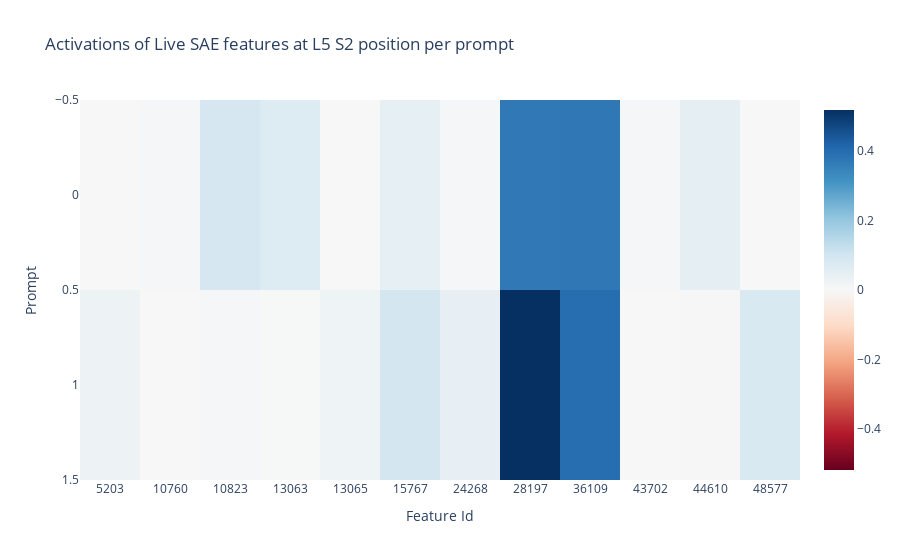

Here is the notebook cell this chart was saved with:
### Markdown cell above
## Position 12

### Code cell
from circuit_finder.plotting import imshow

clean_s2_acts = clean_acts[:, 12, :]

live_feature_mask = clean_s2_acts > 0
live_feature_union = live_feature_mask.any(dim=0)
selected_acts = clean_s2_acts[:, live_feature_union]

imshow(
    clean_s2_acts[:, live_feature_union],
    title=f"Activations of Live SAE features at L{layer} S2 position per prompt",
    xaxis="Feature Id",
    yaxis="Prompt",
    x=list(map(str, live_feature_union.nonzero().flatten().tolist())),
)

### Figure 1 — Plotly figure (JSON) as saved in the notebook; plotly's stock layout.template omitted (floating-point values rounded to 4 significant figures)
{"data": [{"coloraxis": "coloraxis", "hovertemplate": "Feature Id: %{x}<br>Prompt: %{y}<br>color: %{z}<extra></extra>", "name": "0", "type": "heatmap", "x": ["5203", "10760", "10823", "13063", "13065", "15767", "24268", "28197", "36109", "43702", "44610", "48577"], "xaxis": "x", "yaxis": "y", "z": [[0, 0.005235, 0.09099, 0.07119, 0, 0.04521, 0.005692, 0.3702, 0.3725, 0.004847, 0.05265, 0], [0.02657, 0.001083, 0.007029, 0.002541, 0.02349, 0.09447, 0.04476, 0.5184, 0.3972, 0, 0.003752, 0.08282]]}], "layout": {"coloraxis": {"cmid": 0, "colorscale": [[0, "rgb(103,0,31)"], [0.1, "rgb(178,24,43)"], [0.2, "rgb(214,96,77)"], [0.3, "rgb(244,165,130)"], [0.4, "rgb(253,219,199)"], [0.5, "rgb(247,247,247)"], [0.6, "rgb(209,229,240)"], [0.7, "rgb(146,197,222)"], [0.8, "rgb(67,147,195)"], [0.9, "rgb(33,102,172)"], [1, "rgb(5,48,97)"]]}, "title": {"text": "Activations of Live SAE features at L5 S2 position per prompt"}, "xaxis": {"anchor": "y", "constrain": "domain", "domain": [0, 1], "scaleanchor": "y", "title": {"text": "Feature Id"}}, "yaxis": {"anchor": "x", "autorange": "reversed", "constrain": "domain", "domain": [0, 1], "title": {"text": "Prompt"}}}}
